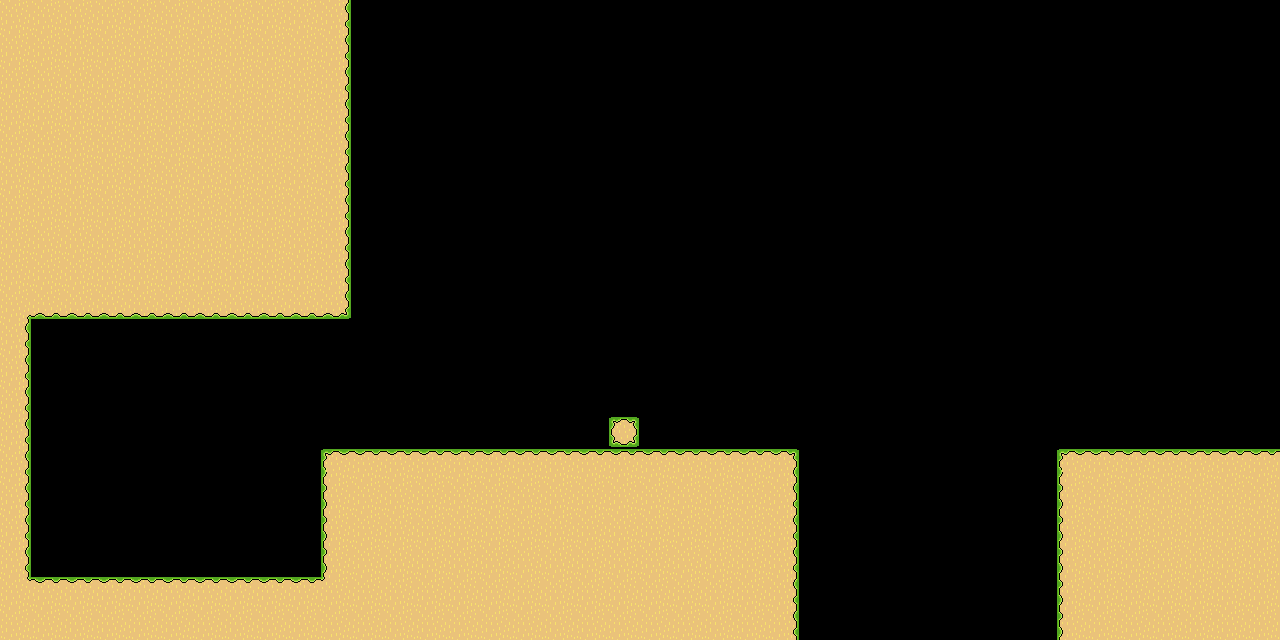

Below is a game level as drawn by its tile map, then a one-line description and the .tmx that defines it (tile-layer data replaced by summaries):
An orthogonal 40x20 tile map with 32x32 px tiles, 1 tile layer (Ground) and 6 objects.

<map version="1.5" tiledversion="1.7.1" orientation="orthogonal" renderorder="right-down" width="40" height="20" tilewidth="32" tileheight="32" infinite="0" nextlayerid="29" nextobjectid="98">
 <editorsettings>
  <export target="LevelTilemap_levelDJ.json" format="json" />
 </editorsettings>
 <properties>
  <property name="extraText" value="Moodle can gain abilities from pickups." />
  <property name="levelIndex" type="int" value="0" />
  <property name="levelName" value="First Double Jump" />
  <property name="levelNameOffsetY" type="int" value="-80" />
  <property name="levelNameShortened" value="DJ" />
  <property name="numberOfSlimes" type="int" value="3" />
 </properties>
 <tileset firstgid="1" name="tileset" tilewidth="32" tileheight="32" tilecount="36" columns="6">
  <image source="../../artwork/tileset.png" width="192" height="192" />
  <tile id="0">
   <properties>
    <property name="collides" type="bool" value="true" />
   </properties>
  </tile>
  <tile id="1">
   <properties>
    <property name="collides" type="bool" value="true" />
   </properties>
  </tile>
  <tile id="2">
   <properties>
    <property name="collides" type="bool" value="true" />
   </properties>
  </tile>
  <tile id="3">
   <properties>
    <property name="collides" type="bool" value="true" />
   </properties>
  </tile>
  <tile id="4">
   <properties>
    <property name="collides" type="bool" value="false" />
   </properties>
  </tile>
  <tile id="5">
   <properties>
    <property name="collides" type="bool" value="false" />
   </properties>
  </tile>
  <tile id="6">
   <properties>
    <property name="collides" type="bool" value="true" />
   </properties>
  </tile>
  <tile id="7">
   <properties>
    <property name="collides" type="bool" value="true" />
   </properties>
  </tile>
  <tile id="8">
   <properties>
    <property name="collides" type="bool" value="true" />
   </properties>
  </tile>
  <tile id="9">
   <properties>
    <property name="collides" type="bool" value="true" />
   </properties>
  </tile>
  <tile id="10">
   <properties>
    <property name="collides" type="bool" value="false" />
   </properties>
  </tile>
  <tile id="11">
   <properties>
    <property name="collides" type="bool" value="false" />
   </properties>
  </tile>
  <tile id="12">
   <properties>
    <property name="collides" type="bool" value="true" />
   </properties>
  </tile>
  <tile id="13">
   <properties>
    <property name="collides" type="bool" value="true" />
   </properties>
  </tile>
  <tile id="14">
   <properties>
    <property name="collides" type="bool" value="true" />
   </properties>
  </tile>
  <tile id="15">
   <properties>
    <property name="collides" type="bool" value="true" />
   </properties>
  </tile>
  <tile id="16">
   <properties>
    <property name="collides" type="bool" value="false" />
    <property name="expValue" type="int" value="3" />
    <property name="isFlying" type="bool" value="true" />
    <property name="level" type="int" value="1" />
    <property name="objectTag" value="slimeEnemy" />
   </properties>
  </tile>
  <tile id="17">
   <properties>
    <property name="collides" type="bool" value="false" />
    <property name="expValue" type="int" value="3" />
    <property name="isFlying" type="bool" value="false" />
    <property name="level" type="int" value="1" />
    <property name="objectTag" value="slimeEnemy" />
   </properties>
  </tile>
  <tile id="18">
   <properties>
    <property name="collides" type="bool" value="true" />
   </properties>
  </tile>
  <tile id="19">
   <properties>
    <property name="collides" type="bool" value="true" />
   </properties>
  </tile>
  <tile id="20">
   <properties>
    <property name="collides" type="bool" value="true" />
   </properties>
  </tile>
  <tile id="21">
   <properties>
    <property name="collides" type="bool" value="true" />
   </properties>
  </tile>
  <tile id="22">
   <properties>
    <property name="collides" type="bool" value="false" />
    <property name="expValue" type="int" value="5" />
    <property name="isFlying" type="bool" value="true" />
    <property name="level" type="int" value="2" />
    <property name="objectTag" value="slimeEnemy" />
   </properties>
  </tile>
  <tile id="23">
   <properties>
    <property name="collides" type="bool" value="false" />
    <property name="expValue" type="int" value="5" />
    <property name="isFlying" type="bool" value="false" />
    <property name="level" type="int" value="2" />
    <property name="objectTag" value="slimeEnemy" />
   </properties>
  </tile>
  <tile id="24">
   <properties>
    <property name="collides" type="bool" value="false" />
    <property name="direction" value="right" />
    <property name="objectTag" value="spike" />
    <property name="spriteName" value="rightSpikes" />
   </properties>
  </tile>
  <tile id="25">
   <properties>
    <property name="collides" type="bool" value="false" />
    <property name="direction" value="left" />
    <property name="objectTag" value="spike" />
    <property name="spriteName" value="leftSpikes" />
   </properties>
  </tile>
  <tile id="26">
   <properties>
    <property name="collides" type="bool" value="false" />
    <property name="direction" value="down" />
    <property name="objectTag" value="spike" />
    <property name="spriteName" value="downSpikes" />
   </properties>
  </tile>
  <tile id="27">
   <properties>
    <property name="collides" type="bool" value="false" />
    <property name="direction" value="up" />
    <property name="objectTag" value="spike" />
    <property name="spriteName" value="upSpikes" />
   </properties>
  </tile>
  <tile id="28">
   <properties>
    <property name="collides" type="bool" value="false" />
    <property name="expValue" type="int" value="10" />
    <property name="isFlying" type="bool" value="true" />
    <property name="level" type="int" value="3" />
    <property name="objectTag" value="slimeEnemy" />
   </properties>
  </tile>
  <tile id="29">
   <properties>
    <property name="collides" type="bool" value="false" />
    <property name="expValue" type="int" value="10" />
    <property name="isFlying" type="bool" value="false" />
    <property name="level" type="int" value="3" />
    <property name="objectTag" value="slimeEnemy" />
   </properties>
  </tile>
  <tile id="30">
   <properties>
    <property name="collides" type="bool" value="false" />
    <property name="objectTag" value="endOfLevel" />
   </properties>
  </tile>
  <tile id="31">
   <properties>
    <property name="collides" type="bool" value="false" />
    <property name="objectTag" value="pickUp" />
    <property name="pickUpType" value="doubleJump" />
    <property name="spriteName" value="doubleJump" />
   </properties>
  </tile>
  <tile id="32">
   <properties>
    <property name="collides" type="bool" value="false" />
    <property name="objectTag" value="pickUp" />
   </properties>
  </tile>
  <tile id="33">
   <properties>
    <property name="collides" type="bool" value="false" />
   </properties>
  </tile>
  <tile id="34">
   <properties>
    <property name="collides" type="bool" value="false" />
   </properties>
  </tile>
  <tile id="35">
   <properties>
    <property name="collides" type="bool" value="false" />
    <property name="objectTag" value="playerSpawn" />
   </properties>
  </tile>
 </tileset>
 <layer id="6" name="Ground" width="40" height="20">
  <data>[800 cells, 271 non-empty, 12 distinct tile ids]</data>
 </layer>
 <objectgroup id="28" name="GameObjects">
  <object id="84" gid="31" x="1184" y="448" width="32" height="32" />
  <object id="91" gid="32" x="160" y="576" width="32" height="32" />
  <object id="93" gid="17" x="512" y="140" width="32" height="32" />
  <object id="94" gid="17" x="928" y="434" width="32" height="32" />
  <object id="95" gid="18" x="766" y="448" width="32" height="32" />
  <object id="97" gid="36" x="64" y="576" width="32" height="32" />
 </objectgroup>
</map>
